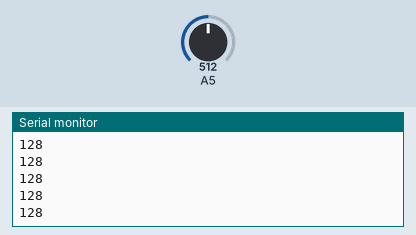
This sketch was run on a simulated Arduino Uno, built with avr-gcc and run on an emulated ATmega328P. On the bench: the last lines printed to the serial monitor. Inputs (shaded band) come from the test bench; at power-on: A5 = 512.

Above: at 1.2 s.
1.3 s: A5 set to 716
At 1.31 s:
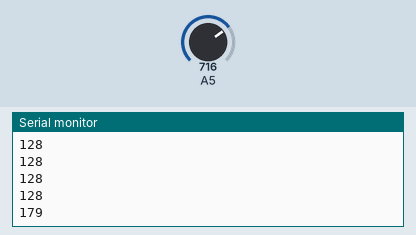
2.8 s: A5 set to 900
At 2.81 s:
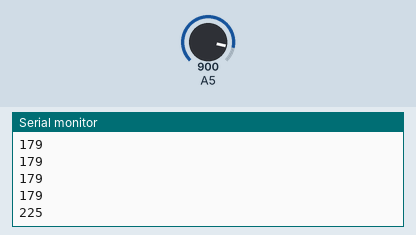
Timing chart, 0 to 5.8 s (numbered marks = the images above; inputs shaded):
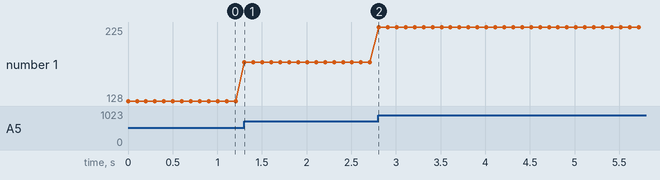

Measured:
- after the input at 1.3 s, the serial monitor: prints a new line at once (image 1)
- after the input at 2.8 s, the serial monitor: prints a new line at once (image 2)
- plotted number 1: 128 → 179 after the input at 1.3 s, 179 → 225 after the input at 2.8 s

The sketch:

drawingBoard.ino
```cpp
void setup() {
  // put your setup code here, to run once:
  Serial.begin(9600);

}

void loop() {
  // put your main code here, to run repeatedly:
  int val = analogRead(A5) / 4;
  Serial.println(val);
  delay(100);

}
```
